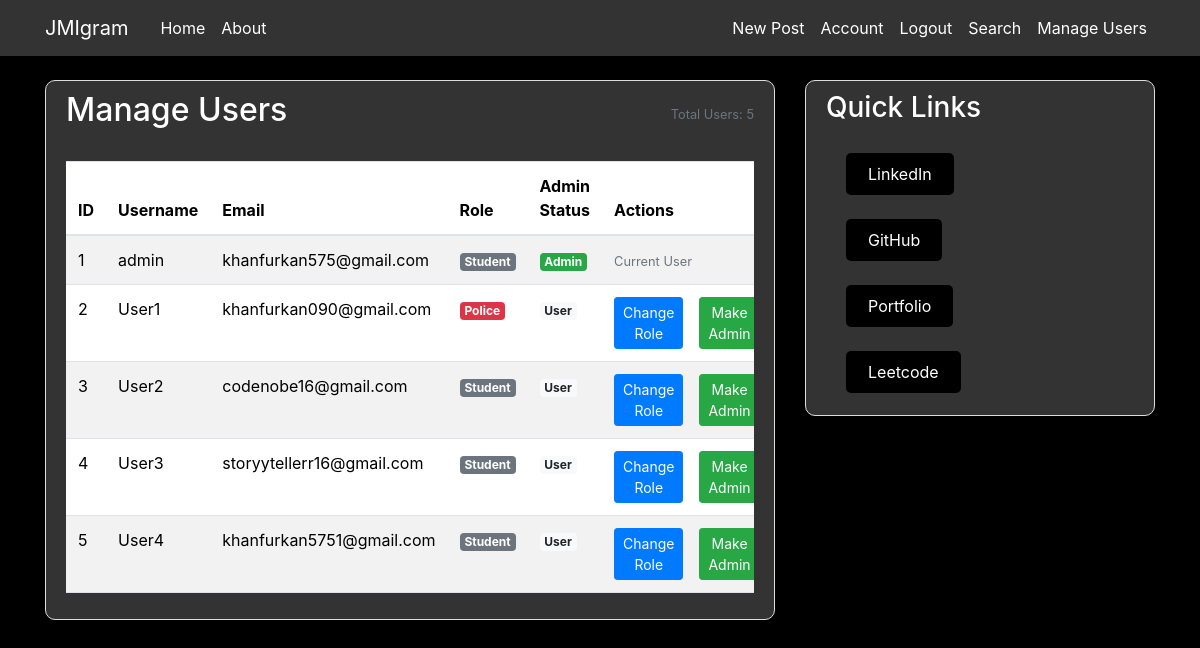
The app's page /admin/users (signed in) with its own data.
### flaskblog/models.py (models this page shows, shortened)
class User(db.Model, UserMixin):
    id = db.Column(db.Integer, primary_key=True)
    username = db.Column(db.String(20), unique=True, nullable=False)
    email = db.Column(db.String(120), unique=True, nullable=False)
    image_file = db.Column(db.String(20), nullable=False, default='default.jpg')
    password = db.Column(db.String(60), nullable=False)
    is_admin = db.Column(db.Boolean, default=False)  # <-- Add this
    role=db.Column(db.String(30),default="Student")
    posts = db.relationship('Post', backref='author', lazy=True)

### flaskblog/routes.py (the view)
@app.route("/admin/users", methods=['GET'])
@login_required
def admin_users():
    if not current_user.is_admin:
        abort(403)
    page = request.args.get('page', 1, type=int)
    users = User.query.paginate(page=page, per_page=10)
    return render_template('admin_users.html', title='Manage Users', users=users)

### flaskblog/models.py (called while the page is built)
@login_manager.user_loader
def load_user(user_id):
    return User.query.get(int(user_id))

### flaskblog/templates/admin_users.html (shortened to what this page needs)
{% extends "layout.html" %}
{% block content %}
<div class="content-section">
    <div class="d-flex justify-content-between align-items-center mb-4">
        <h2 style="color: white;">Manage Users</h2>
        <small class="text-muted">Total Users: {{ users.total }}</small>
    </div>
    <div class="table-responsive">
        <table class="table table-striped">
            <thead>
                <tr>
                    <th>ID</th>
                    <th>Username</th>
                    <th>Email</th>
                    <th>Role</th>
                    <th>Admin Status</th>
                    <th>Actions</th>
                </tr>
            </thead>
            <tbody>
                {% for user in users.items %}
                <tr>
                    <td>{{ user.id }}</td>
                    <td>
                        <a class="myclr" href="{{ url_for('user_posts', username=user.username) }}">
    {{ user.username }}
</a>
                    </td>
                    <td>{{ user.email }}</td>
                    <td>
                        <span class="badge badge-{% if user.role == 'Police' %}danger{% elif user.role == 'Reviewer' %}warning{% else %}secondary{% endif %}">
                            {{ user.role }}
                        </span>
                    </td>
                    <td>
                        {% if user.is_admin %}
                            <span class="badge badge-success">Admin</span>
                        {% else %}
                            <span class="badge badge-light">User</span>
                        {% endif %}
                    </td>
                    <td>
                        {% if user != current_user %}
                            <div class="d-flex gap-3">
                                <a href="{{ url_for('update_user_role', user_id=user.id) }}"
                                   class="btn btn-sm" style="background-color: #007bff; color: white; border: 1px solid #007bff;">Change Role</a>
                                <form method="POST" action="{{ url_for('toggle_admin_status', user_id=user.id) }}"
                                      style="display: inline;">
                                    <button type="submit" class="btn btn-sm"
                                            style="background-color: {% if user.is_admin %}#dc3545{% else %}#28a745{% endif %}; color: white; border: 1px solid {% if user.is_admin %}#dc3545{% else %}#28a745{% endif %};"
                                            onclick="return confirm('Are you sure you want to {% if user.is_admin %}revoke{% else %}grant{% endif %} admin privileges?')">
                                        {% if user.is_admin %}Revoke Admin{% else %}Make Admin{% endif %}
                                    </button>
                                </form>
                            </div>
                        {% else %}
                            <small class="text-muted">Current User</small>
                        {% endif %}
                    </td>
                </tr>
                {% endfor %}
            </tbody>
        </table>
    </div>
</div>
{% endblock content %}

### flaskblog/static/main.css (style rules this page uses)
body { background: #fafafa; color: #333333; margin-top: 5rem; }
h1, h2, h3, h4, h5, h6 { color: #444444; }
.content-section { background: #ffffff; padding: 10px 20px; border: 1px solid #dddddd; border-radius: 3px; margin-bottom: 20px; }
.content-section { border-radius: 10px; background-color: #333; }
.myclr { color: black !important; font-size: 16px; text-decoration: none; }

### flaskblog/templates/layout.html (style rules this page uses)
label, .form-control, .form-check-label, .form-check-input, .btn, small, a { color: white !important; }

### records on screen
User: id "1", username "admin", email "khanfurkan575@gmail.com", role "Student", is_admin "Admin", shows "Current User"
User: id "2", username "User1", email "khanfurkan090@gmail.com", role "Police", is_admin "User"
User: id "3", username "User2", email "codenobe16@gmail.com", role "Student", is_admin "User"
User: id "4", username "User3", email "storyytellerr16@gmail.com", role "Student", is_admin "User"
User: id "5", username "User4", email "khanfurkan5751@gmail.com", role "Student", is_admin "User"

### other values on screen
{{ users.total }} "5"
